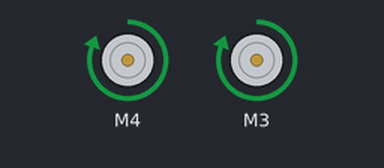
The sketch below on a simulated Arduino Uno, built with avr-gcc and run on an emulated ATmega328P. Parts: 2 × DC motor (green arrow = forward, orange = backward, longer = faster).

Above: at 0.1 s.
At 10.1 s:
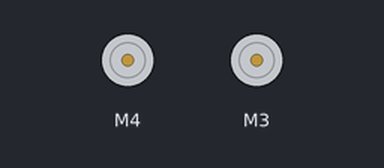
Timing chart, 0 to 11.6 s (numbered marks = the images above):
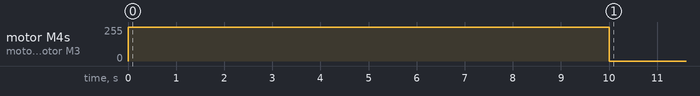

The sketch:

Robot_Tour_TwoWheel.ino
```cpp
#include <AFMotor.h>

AF_DCMotor motor1(4);
AF_DCMotor motor3(3);

void setup() {
  // put your setup code here, to run once:
  motor1.setSpeed(255);
  motor1.run(FORWARD);
  motor3.setSpeed(255);
  motor3.run(FORWARD);
  delay(10000);
  motor1.run(RELEASE);
  motor3.run(RELEASE);
}

void loop() {
  // put your main code here, to run repeatedly:

}
```

Measured:
- by itself, motor M4, motor M3: stopped → forward 255/255 at 0.00 s, → stopped 10.0 s later
